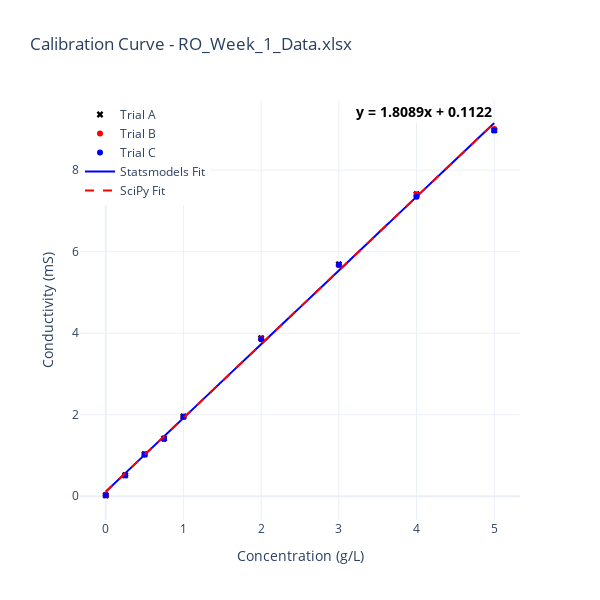
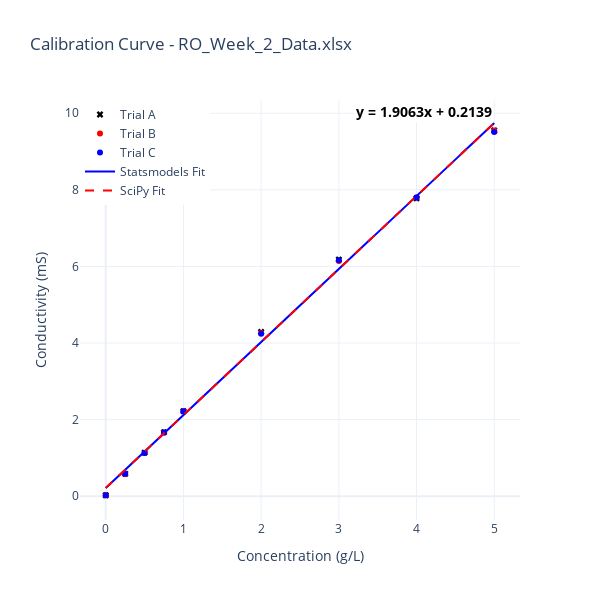

The code cell stored with these charts, in order, in its notebook:
### Code cell
import pandas as pd
import numpy as np
import scipy.stats as stats
import statsmodels.api as sm
import plotly.graph_objects as go

def plot_calibration(fileName):
    # Load data from Excel
    df = pd.read_excel(fileName, sheet_name="Results")

    # Extract x values (independent variable)
    x_original = df["Concentration_(g/L)"]

    # Extract y values (dependent variables from multiple trials)
    y1 = df["Conductivity_A_(mS)"]
    y2 = df["Conductivity_B_(mS)"]
    y3 = df["Conductivity_C_(mS)"]

    # Combine all y values into one dataset for regression
    all_y = np.concatenate([y1, y2, y3])
    all_x = np.tile(x_original, 3)  # Repeat x-values to match y-values

    # Prepare data for statsmodels regression
    x = sm.add_constant(all_x)  # Add intercept term
    y = pd.concat([y1, y2, y3]).reset_index(drop=True)  # Flatten y values

    # Fit Ordinary Least Squares (OLS) model
    model = sm.OLS(y, x).fit()

    # Extract regression parameters
    slope = model.params.iloc[1]  # Slope
    intercept = model.params.iloc[0]  # Intercept
    equation_text = f"y = {slope:.4f}x + {intercept:.4f}"  # Equation text for display

    # Print model summary
    # print(model.summary())

    # Compute and print 95% confidence intervals
    conf_int = model.conf_int(alpha=0.05)
    print("95% Confidence Intervals for Regression Coefficients:")
    print(f"Intercept: {conf_int.iloc[0, 0]:.5f} to {conf_int.iloc[0, 1]:.5f}")
    print(f"Slope: {conf_int.iloc[1, 0]:.5f} to {conf_int.iloc[1, 1]:.5f}")

    # Compute linear regression using SciPy (for comparison)
    scipy_slope, scipy_intercept, _, _, _ = stats.linregress(all_x, all_y)

    # Generate x values for plotting regression lines
    x_linespace = np.linspace(x_original.min(), x_original.max(), 10000)  # Smooth fit

    # Create Plotly figure
    fig = go.Figure()

    # Scatter plots for individual trials
    fig.add_trace(go.Scatter(x=x_original, y=y1, mode='markers', marker=dict(color='black', symbol='x', size=6),
                             name="Trial A"))
    fig.add_trace(go.Scatter(x=x_original, y=y2, mode='markers', marker=dict(color='red', symbol='circle', size=6),
                             name="Trial B"))
    fig.add_trace(go.Scatter(x=x_original, y=y3, mode='markers', marker=dict(color='blue', size=6),
                             name="Trial C"))

    # Plot regression lines
    fig.add_trace(go.Scatter(x=x_linespace, y=slope * x_linespace + intercept, mode='lines', line=dict(color='blue'),
                             name="Statsmodels Fit"))
    fig.add_trace(go.Scatter(x=x_linespace, y=scipy_slope * x_linespace + scipy_intercept, mode='lines', 
                             line=dict(color='red', dash='dash'), name="SciPy Fit"))

    # Add equation annotation
    fig.add_annotation(
        x=x_original.max(),  # Place annotation towards the right side of the graph
        y=slope * x_original.max() + intercept,
        text=f"<b>{equation_text}</b>",
        showarrow=False,
        font=dict(size=14, color="black"),
        align="right",
        xanchor="right",
        yanchor="bottom",
        bgcolor="white"
    )

    # Layout customization
    fig.update_layout(
        title=f"Calibration Curve - {fileName}",
        xaxis_title="Concentration (g/L)",
        yaxis_title="Conductivity (mS)",
        legend=dict(x=0, y=1),
        template="plotly_white",
        autosize=False,  # Disable autosizing
        width=600,  # Adjust width to make it more square
        height=600
    )

    # Show interactive plot
    fig.show()

plot_calibration("RO_Week_1_Data.xlsx")
plot_calibration("RO_Week_2_Data.xlsx")

### Figure 1 — Plotly figure (JSON) as saved in the notebook; plotly's stock layout.template omitted (floating-point values rounded to 4 significant figures; data arrays with more than 128 entries replaced by an {"elided": "..."} marker saying what was removed)
{"data": [{"marker": {"color": "black", "size": 6, "symbol": "x"}, "mode": "markers", "name": "Trial A", "type": "scatter", "x": [0.25, 0.5, 0.75, 1.0, 2.0, 3.0, 4.0, 5.0, 0.0], "y": [0.5152, 1.03, 1.415, 1.957, 3.88, 5.69, 7.41, 8.98, 0.025]}, {"marker": {"color": "red", "size": 6, "symbol": "circle"}, "mode": "markers", "name": "Trial B", "type": "scatter", "x": [0.25, 0.5, 0.75, 1.0, 2.0, 3.0, 4.0, 5.0, 0.0], "y": [0.5142, 1.027, 1.413, 1.953, 3.87, 5.67, 7.41, 9.01, 0.0246]}, {"marker": {"color": "blue", "size": 6}, "mode": "markers", "name": "Trial C", "type": "scatter", "x": [0.25, 0.5, 0.75, 1.0, 2.0, 3.0, 4.0, 5.0, 0.0], "y": [0.514, 1.026, 1.41, 1.949, 3.85, 5.68, 7.35, 8.97, 0.0246]}, {"line": {"color": "blue"}, "mode": "lines", "name": "Statsmodels Fit", "type": "scatter", "x": {"elided": "10000 float values"}, "y": {"elided": "10000 float values"}}, {"line": {"color": "red", "dash": "dash"}, "mode": "lines", "name": "SciPy Fit", "type": "scatter", "x": {"elided": "10000 float values"}, "y": {"elided": "10000 float values"}}], "layout": {"annotations": [{"align": "right", "bgcolor": "white", "font": {"color": "black", "size": 14}, "showarrow": false, "text": "<b>y = 1.8089x + 0.1122</b>", "x": 5, "xanchor": "right", "y": 9.157, "yanchor": "bottom"}], "autosize": false, "height": 600, "legend": {"x": 0, "y": 1}, "title": {"text": "Calibration Curve - RO_Week_1_Data.xlsx"}, "width": 600, "xaxis": {"title": {"text": "Concentration (g/L)"}}, "yaxis": {"title": {"text": "Conductivity (mS)"}}}}

### Figure 2 — Plotly figure (JSON) as saved in the notebook; plotly's stock layout.template omitted (floating-point values rounded to 4 significant figures; data arrays with more than 128 entries replaced by an {"elided": "..."} marker saying what was removed)
{"data": [{"marker": {"color": "black", "size": 6, "symbol": "x"}, "mode": "markers", "name": "Trial A", "type": "scatter", "x": [0.25, 0.5, 0.75, 1.0, 2.0, 3.0, 4.0, 5.0, 0.0], "y": [0.5849, 1.139, 1.671, 2.22, 4.29, 6.18, 7.78, 9.55, 0.025]}, {"marker": {"color": "red", "size": 6, "symbol": "circle"}, "mode": "markers", "name": "Trial B", "type": "scatter", "x": [0.25, 0.5, 0.75, 1.0, 2.0, 3.0, 4.0, 5.0, 0.0], "y": [0.5817, 1.126, 1.665, 2.22, 4.26, 6.14, 7.8, 9.55, 0.0246]}, {"marker": {"color": "blue", "size": 6}, "mode": "markers", "name": "Trial C", "type": "scatter", "x": [0.25, 0.5, 0.75, 1.0, 2.0, 3.0, 4.0, 5.0, 0.0], "y": [0.5834, 1.131, 1.661, 2.221, 4.24, 6.16, 7.8, 9.51, 0.0246]}, {"line": {"color": "blue"}, "mode": "lines", "name": "Statsmodels Fit", "type": "scatter", "x": {"elided": "10000 float values"}, "y": {"elided": "10000 float values"}}, {"line": {"color": "red", "dash": "dash"}, "mode": "lines", "name": "SciPy Fit", "type": "scatter", "x": {"elided": "10000 float values"}, "y": {"elided": "10000 float values"}}], "layout": {"annotations": [{"align": "right", "bgcolor": "white", "font": {"color": "black", "size": 14}, "showarrow": false, "text": "<b>y = 1.9063x + 0.2139</b>", "x": 5, "xanchor": "right", "y": 9.745, "yanchor": "bottom"}], "autosize": false, "height": 600, "legend": {"x": 0, "y": 1}, "title": {"text": "Calibration Curve - RO_Week_2_Data.xlsx"}, "width": 600, "xaxis": {"title": {"text": "Concentration (g/L)"}}, "yaxis": {"title": {"text": "Conductivity (mS)"}}}}
